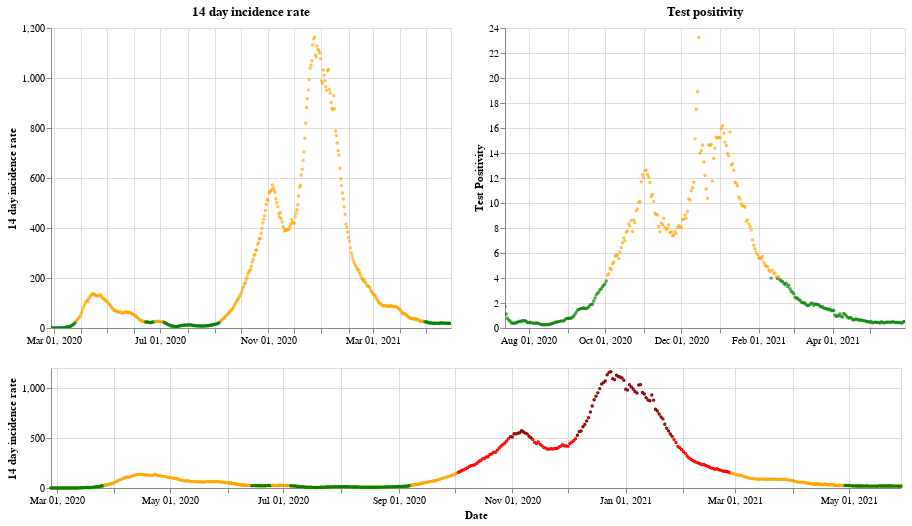

The notebook cell saved with this chart:
### Markdown cell above
## Wales

### Code cell
plot_traffic_light('Wales')

### Figure 1 — Vega-Lite specification as saved in the notebook (floating-point values rounded to 4 significant figures; data arrays with more than 128 entries replaced by an {"elided": "..."} marker saying what was removed)
{"config": {"view": {"continuousWidth": 400, "continuousHeight": 300}}, "vconcat": [{"hconcat": [{"mark": {"type": "point", "size": 2}, "encoding": {"color": {"condition": {"value": "green", "test": "(datum.twoWeeklyCasesRate <= 25)"}, "value": "orange"}, "tooltip": [{"type": "nominal", "field": "areaName"}, {"type": "temporal", "field": "date"}, {"type": "quantitative", "field": "twoWeeklyCasesRate"}, {"type": "quantitative", "field": "testPositivity"}], "x": {"type": "temporal", "axis": {"title": ""}, "field": "date", "scale": {"domain": {"selection": "DateBrush"}}, "timeUnit": "yearmonthdate"}, "y": {"type": "quantitative", "axis": {"title": "14 day incidence rate"}, "field": "twoWeeklyCasesRate"}}, "title": "14 day incidence rate", "width": 400}, {"mark": {"type": "point", "size": 2}, "encoding": {"color": {"condition": {"value": "green", "test": "(datum.testPositivity <= 4)"}, "value": "orange"}, "tooltip": [{"type": "nominal", "field": "areaName"}, {"type": "temporal", "field": "date"}, {"type": "quantitative", "field": "twoWeeklyCasesRate"}, {"type": "quantitative", "field": "testPositivity"}], "x": {"type": "temporal", "axis": {"title": ""}, "field": "date", "scale": {"domain": {"selection": "DateBrush"}}, "timeUnit": "yearmonthdate"}, "y": {"type": "quantitative", "axis": {"title": "Test Positivity"}, "field": "testPositivity"}}, "title": "Test positivity", "width": 400}]}, {"layer": [{"mark": {"type": "point", "size": 2}, "encoding": {"color": {"condition": {"value": "orange", "test": "((50 && datum.twoWeeklyCasesRate) < 150)"}, "value": "red"}, "opacity": {"condition": {"value": 1, "test": "((50 && datum.twoWeeklyCasesRate) < 500)"}, "value": 0}, "tooltip": [{"type": "nominal", "field": "areaName"}, {"type": "temporal", "field": "date"}, {"type": "quantitative", "field": "twoWeeklyCasesRate"}, {"type": "quantitative", "field": "testPositivity"}], "x": {"type": "temporal", "axis": {"title": "Date"}, "field": "date", "timeUnit": "yearmonthdate"}, "y": {"type": "quantitative", "axis": {"title": "14 day incidence rate"}, "field": "twoWeeklyCasesRate"}}, "selection": {"DateBrush": {"type": "interval", "encodings": ["x"], "fields": ["Time"]}}, "width": 850}, {"mark": {"type": "point", "size": 2}, "encoding": {"color": {"value": "darkred"}, "opacity": {"condition": {"value": 1, "test": "(datum.twoWeeklyCasesRate >= 500)"}, "value": 0}, "tooltip": [{"type": "nominal", "field": "areaName"}, {"type": "temporal", "field": "date"}, {"type": "quantitative", "field": "twoWeeklyCasesRate"}, {"type": "quantitative", "field": "testPositivity"}], "x": {"type": "temporal", "axis": {"title": "Date"}, "field": "date", "timeUnit": "yearmonthdate"}, "y": {"type": "quantitative", "axis": {"title": "14 day incidence rate"}, "field": "twoWeeklyCasesRate"}}, "width": 400}, {"mark": {"type": "point", "size": 2}, "encoding": {"color": {"condition": {"value": "green", "test": "((4 && datum.twoWeeklyCasesRate) < 25)"}, "value": "orange"}, "opacity": {"condition": {"value": 1, "test": "(datum.twoWeeklyCasesRate < 50)"}, "value": 0}, "tooltip": [{"type": "nominal", "field": "areaName"}, {"type": "temporal", "field": "date"}, {"type": "quantitative", "field": "twoWeeklyCasesRate"}, {"type": "quantitative", "field": "testPositivity"}], "x": {"type": "temporal", "axis": {"title": "Date"}, "field": "date", "timeUnit": "yearmonthdate"}, "y": {"type": "quantitative", "axis": {"title": "14 day incidence rate"}, "field": "twoWeeklyCasesRate"}}, "width": 400}], "height": 120, "width": 800}], "data": {"name": "data-3c1fb1e53aec5add5013ddf657a3d33b"}, "$schema": "https://vega.github.io/schema/vega-lite/v4.8.1.json", "datasets": {"data-3c1fb1e53aec5add5013ddf657a3d33b": {"elided": "458 records"}}}
